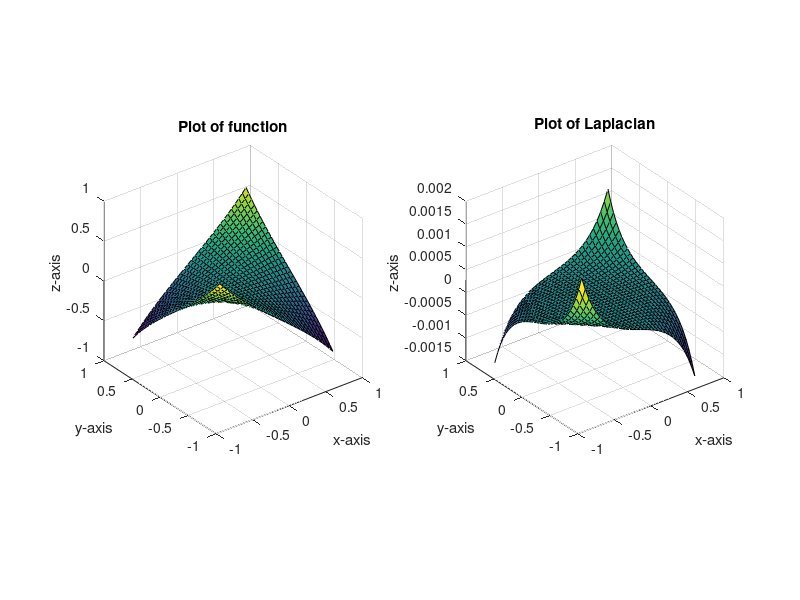

This chart was generated by the following MATLAB code:
clc
clear
close all

%mesh
m = -pi/4:0.05:pi/4;
[x,y] = meshgrid(m);

%function
z = tan(x.*y);

%laplacian
L = del2(z);

%plotting
subplot(1,2,1)
surf(x,y,z)
axis('square');
xlabel('x-axis')
ylabel('y-axis')
zlabel('z-axis')
title('Plot of function')
subplot(1,2,2)
surf(x,y,L)
axis('square');
xlabel('x-axis')
ylabel('y-axis')
zlabel('z-axis')
title('Plot of Laplacian')